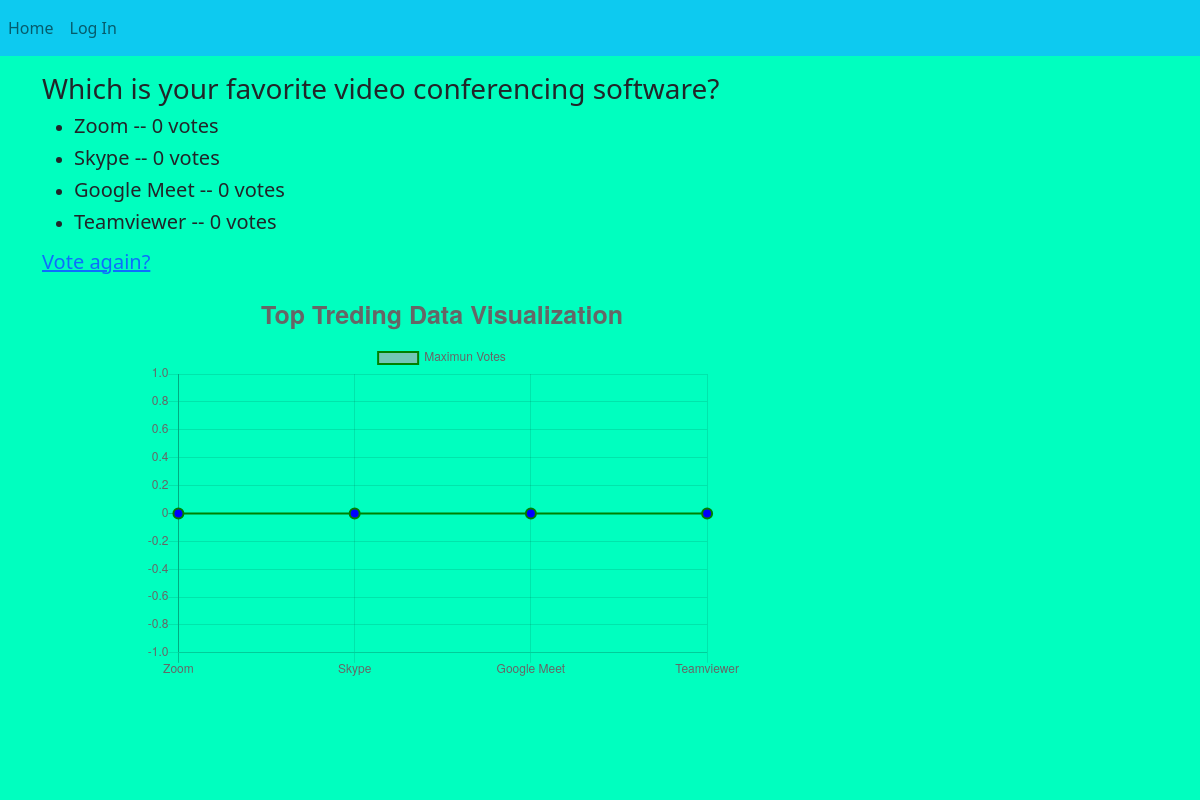
/1/results/, run on the app's committed database.
### polls/models.py (models this page shows, shortened)
class Question(models.Model):
    question_text=models.CharField(max_length=700)
    pub_date=models.DateTimeField('Date published')

class Choice(models.Model):
    choice_text=models.CharField(max_length=200)
    question=models.ForeignKey(Question, on_delete=models.CASCADE)
    votes=models.IntegerField(default=0)

### polls/views.py (the view)
# urls.py: path('<int:pk>/results/', views.ResultsView.as_view(), name='results'),
class ResultsView(generic.DetailView):
    model = Question
    template_name = 'polls/result.html'

### polls/templates/polls/result.html (shortened to what this page needs)
{% extends 'parents.html' %}
{% load static %}
{% block scss %}  <link rel="stylesheet" href="{% static 'polls/css/result.css' %}">{% endblock scss %}
{% block script %}
<script>
$(document).ready(function(){
var ctx = document.getElementById('myChart').getContext('2d');
    var myChart = new Chart(ctx, {
        type: 'line',
        data: {
            labels: [{% for choice in question.choice_set.all %} '{{choice.choice_text}}', {% endfor %}],
            datasets: [{
                label: 'Maximun Votes',
                data: [{% for choice in question.choice_set.all %} {{choice.votes}}, {% endfor %}],
                borderColor:'Green',
                pointBackgroundColor:'blue',
                backgroundColor:'#73C6B6',
                pointRotaion:3,
                pointRadius:5,
                borderWidth: 2,
            }]
        },
        options:{
            responsive:false,
            layout: {padding:{left:100, top:10, bottom:100}},
            tooltips: {enabled:false},
            title: {display:true, text: 'Top Treding Data Visualization', fontSize:25,},
            animation: {duration:3900, easing:'easeInOutSine'}
        },
    });
});
</script>
{% endblock script %}
{% block content %}
<div class="container mt-3">
<h3>{{ question.question_text }}</h3>
<ul>
{% for choice in question.choice_set.all %}
    <li><h5>{{ choice.choice_text }} -- {{ choice.votes }} vote{{ choice.votes|pluralize }}</h5></li>
{% endfor %}
</ul>
<h5><a href="{% url 'polls:home' %}">Vote again?</a></h5>
<canvas id="myChart" width="700" height="501"></canvas>
</div>
{% endblock content %}

### polls/static/polls/css/result.css (style rules this page uses)
body { background-color: #00ffbf; }

### data on the page
Question: question_text "Which is your favorite video conferencing software?"
Choice: choice_text "Zoom", votes "0"
Choice: choice_text "Skype", votes "0"
Choice: choice_text "Google Meet", votes "0"
Choice: choice_text "Teamviewer", votes "0"

### other printed values
chart data {{ choice.choice_text }} Zoom, Skype, Google Meet, Teamviewer
chart data {{ choice.votes }} 0, 0, 0, 0
